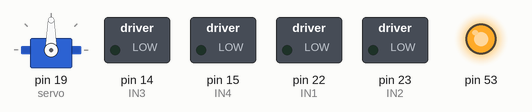
A sketch run on a simulated Arduino Mega 2560, built with avr-gcc and run on an emulated ATmega2560. On the bench: servo, switched loads named in the sketch (green lamp = pin HIGH), output pins drawn as LEDs (lit = HIGH). What the sketch prints to the serial monitor is not drawn.

Above: at 5.05 s.
At 6.5 s:
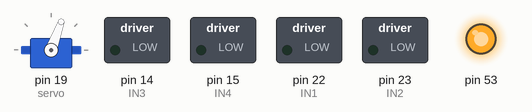
At 8.0 s:
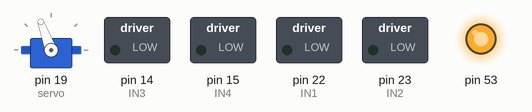
Timing chart, 0 to 11.9 s (numbered marks = the images above):
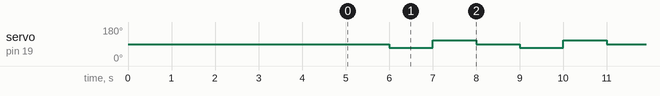

Measured:
- by itself, servo on pin 19 (servo): repeats every 3.0 s: 110° 1.0 s, 90° 1.0 s, 70° 1.0 s

The sketch:

testtotal.ino
```cpp
#include <Pixy2.h>
#include <Servo.h>
#define IN1 22
#define IN2 23
#define IN3 14
#define IN4 15

Servo servo;
Pixy2 pixy;

void setup() {
  Serial.begin(115200);
  pixy.init();
  pixy.setLamp(1, 1);
  pixy.changeProg("line");
  servo.attach(19);
  servo.write(90);
  pinMode(IN1, OUTPUT);
  pinMode(IN2, OUTPUT);
  pinMode(IN3, OUTPUT);
  pinMode(IN4, OUTPUT);
}

void runMotors(int LPWM,int RPWM){
  LPWM = constrain(LPWM, -255, 255);
  RPWM = constrain(RPWM, -255, 255);
  if (LPWM > 0){
    analogWrite(IN1, LPWM);
    analogWrite(IN2, 0);
  }
  else{
    analogWrite(IN1, 0);
    analogWrite(IN2, LPWM);
  }
  if (RPWM > 0){
    analogWrite(IN3, RPWM);
    analogWrite(IN4, 0);
  }
  else{
    analogWrite(IN3, 0);
    analogWrite(IN4, RPWM);
  }

}

void loop() {
  pixy.line.getAllFeatures();
  runMotors(100,100);
  servo.write(90);
  delay(1000);
  servo.write(70);
  delay(1000);
  servo.write(110);
  delay(1000);
}
```
